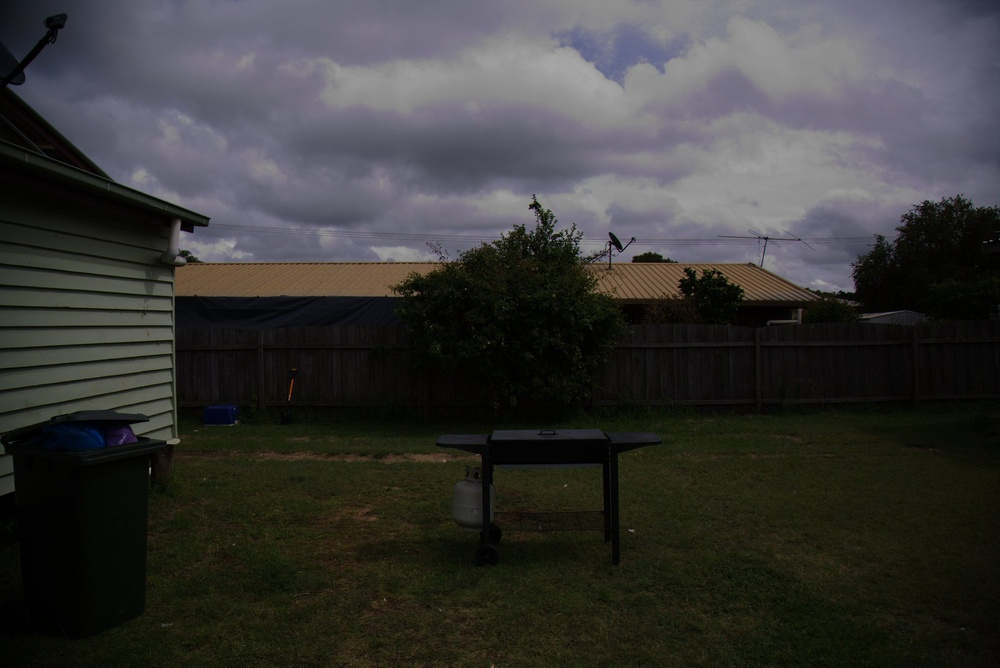
//> input picture Projects/Denoising/photos/image.jpg, 1000 x 668 px, shrunk from 2000 x 1335 before the run
$ ./HM3_CV   (built with g++ and OpenCV 4)
//> lines starting //> are read from the running program, lines starting //| are printed output that depends on the picture
### Projects/Denoising/filter.h
#include <opencv2/core.hpp>
#include <opencv2/highgui.hpp>
#include <opencv2/imgproc.hpp>

// Generic class implementing a filter with the input and output image data and the parameters
class Filter{

// Methods

public:

	// constructor
	// input_img: image to be filtered
	// filter_size : size of the kernel/window of the filter
	Filter(cv::Mat input_img, int filter_size);
	// perform filtering (in base class do nothing, to be reimplemented in the derived filters)
	void doFilter();
	// get the output of the filter
	cv::Mat getResult();

	//set the window size (square window of dimensions size x size)
	void setSize(int size);

	//get the Window Size
	int getSize();

// Data

protected:

	// input image
	cv::Mat input_image;

	// output image (filter result)
	cv::Mat result_image;

	// window size
	int filter_size;


};

// My Filters
class GaussianFilter : public Filter  {
public:
	// place constructor
	GaussianFilter(cv::Mat input_img, int filter_size);
	// re-implement  doFilter()
	void doFilter(int ksize, int sigmaIn);
	// additional parameter: standard deviation (sigma)
	cv::Mat getResult();
	double getSigma();
protected:
	// input image
	cv::Mat input_image;

	// output image (filter result)
	cv::Mat result_image;

	// window size
	int filter_size;

	double sigma;
};


class MedianFilter : public Filter {

public:
	MedianFilter(cv::Mat input_img, int filter_size);
	void doFilter(int ksize);
	cv::Mat getResult();
protected:
	// input image
	cv::Mat input_image;
	// output image (filter result)
	cv::Mat result_image;
	// window size
	int filter_size;
};

class BilateralFilter : public Filter {

public:
	BilateralFilter(cv::Mat input_img, int filter_size);
	void doFilter(int d, int sigmaColor, int sigmaSpace);
	cv::Mat getResult();
protected:
	// input image
	cv::Mat input_image;
	// output image (filter result)
	cv::Mat result_image;
	// window size
	int filter_size;
	int dvalue;
	int sigma_color;
	int sigma_space;
};

### Projects/Denoising/filter.cpp
#include <opencv2/core.hpp>
#include <opencv2/highgui.hpp>
#include <opencv2/imgproc.hpp>
#include "filter.h"

//using namespace cv;

	// constructor
	Filter::Filter(cv::Mat input_img, int size) {

		input_image = input_img;
		if (size % 2 == 0)
			size++;
		filter_size = size;
	}

	// for base class do nothing (in derived classes it performs the corresponding filter)
	// [26 lines left out: functions doFilter, getResult, setSize, getSize, not called in this run]


	// Write your code to implement the Gaussian, median and bilateral filters

	GaussianFilter::GaussianFilter(cv::Mat input_img, int size) : Filter(input_img, size)
	{
		input_image = input_img;
		if (size % 2 == 0)
			size++;
		filter_size = size;
	}


	// re-implement  doFilter()
	// [14 lines left out: functions doFilter, getResult, getSigma, not called in this run]

	MedianFilter::MedianFilter(cv::Mat input_img, int size) : Filter(input_img, size)
	{
		input_image = input_img;
		if (size % 2 == 0)
			size++;
		filter_size = size;
	}
	// re-implement  doFilter()
	// [8 lines left out: functions doFilter, getResult, not called in this run]


	BilateralFilter::BilateralFilter(cv::Mat input_img, int size) : Filter(input_img, size)
	{
		input_image = input_img;
		if (size % 2 == 0)
			size++;
		filter_size = size;
	}
	// re-implement  doFilter()
	// [9 lines left out: functions doFilter, getResult, not called in this run]


### Projects/Denoising/HM3_CV.cpp
#include <opencv2/highgui/highgui.hpp>
#include <opencv2/opencv.hpp>
#include <opencv2/imgproc.hpp>
#include <iostream>
#include <string>
#include "filter.cpp"

using namespace cv;
using namespace std;

void showHistogram(std::vector<cv::Mat>& hists);
void on_trackbarGauss(int, void*);
void on_trackbarMedian(int, void*);
void on_trackbarBilateral(int, void*);


int ksize = 0;
int sigma = 0;
int d = 0;
int sigmaSpace = 0;
int sigmaColor = 0;
GaussianFilter gaussImg(Mat(),0);
MedianFilter medianImg(Mat(), 0);
BilateralFilter bilateralImg(Mat(), 0);

int main()
{

	Mat imageSource = imread(".\\photos\\image.jpg");
//> imageSource is the input picture: 668 rows x 1000 cols, CV_8UC3; mean B, G, R 54.4, 56.1, 56.7

	// testing for other images:
	//Mat imageSource = imread(".\\photos\\overexposed.jpg");
	//Mat imageSource = imread(".\\photos\\lena.png");

	// part 1, Histograms

	Mat splitImage[3];
	split(imageSource, splitImage);
	Mat hist[3];
	Mat histEq[3];
	int histSize = 256;    // bin size
	const int* bins = &histSize;
	float range[] = { 0, 255 };
	const float *ranges[] = { range };
	Mat equalizedSplitImage[3];

	for (int i = 0; i < size(splitImage); i++)
	{
		calcHist(&splitImage[i], 1, 0, Mat(), hist[i], 1, bins, ranges, true, false);
		equalizeHist(splitImage[i], equalizedSplitImage[i]);
		calcHist(&equalizedSplitImage[i], 1, 0, Mat(), histEq[i], 1, bins, ranges, true, false);

	}
//> this loop made 3 passes

	Mat finalImage;
	merge(equalizedSplitImage, 3, finalImage);
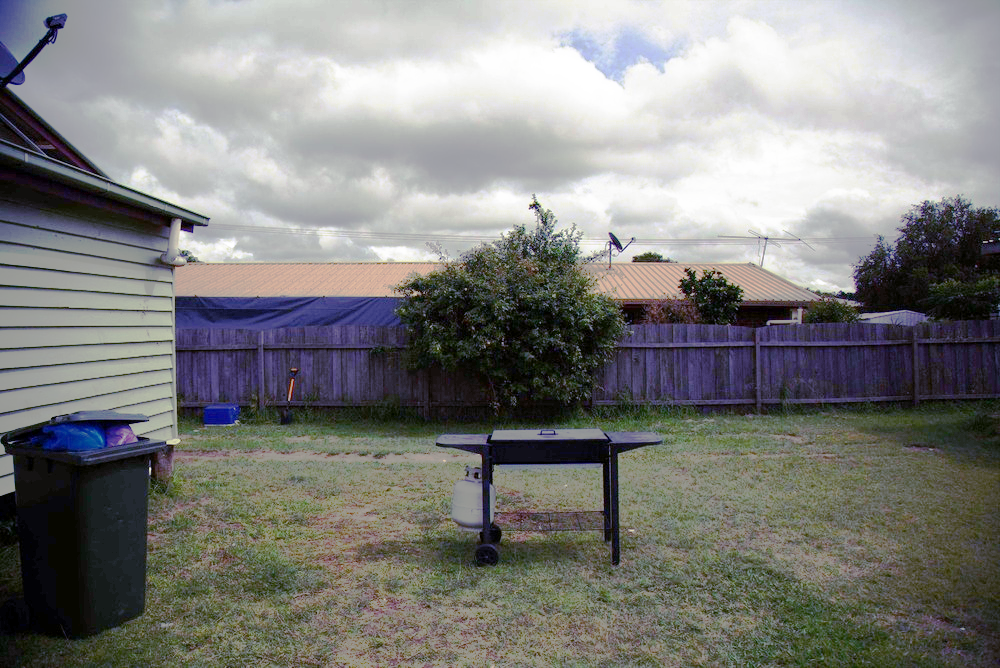
//> finalImage: 668 rows x 1000 cols, CV_8UC3; mean B, G, R 126, 128.5, 128.3

	// show image without modifications
	vector<Mat> histForShow = { hist[0], hist[1], hist[2] };
	showHistogram(histForShow);
//> in showHistogram, `cv::minMaxLoc(hists[0], &min, &hmax[0]);`: min = 0; hmax = [19613, 0, 0]
//> in showHistogram, `cv::minMaxLoc(hists[1], &min, &hmax[1]);`: hmax = [19613, 12571, 0]
//> in showHistogram, `cv::minMaxLoc(hists[2], &min, &hmax[2]);`: hmax = [19613, 12571, 13259]
//> the loop in showHistogram, `for (int i = 0, end = hists.size(); i < end; i++)` made 3 passes
//> after the loop in showHistogram, `for (int i = 0, end = hists.size(); i < end; i++)`:
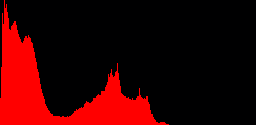
//> canvas[2]: 125 rows x 256 cols, CV_8UC3; mean B, G, R 0.8, 0, 50.8
	namedWindow("showImage", WINDOW_NORMAL);
	imshow("showImage", imageSource);
	waitKey(0);
	// show image with equalized histograms
	vector<Mat> histForShowEq = { histEq[0], histEq[1], histEq[2] };
	showHistogram(histForShowEq);
//> in showHistogram (call 2), `cv::minMaxLoc(hists[0], &min, &hmax[0]);`: hmax = [19613, 0, 0]
//> in showHistogram (call 2), `cv::minMaxLoc(hists[1], &min, &hmax[1]);`: hmax = [19613, 12571, 0]
//> in showHistogram (call 2), `cv::minMaxLoc(hists[2], &min, &hmax[2]);`: hmax = [19613, 12571, 13259]
//> the loop in showHistogram (call 2), `for (int i = 0, end = hists.size(); i < end; i++)` made 3 passes
//> after the loop in showHistogram (call 2), `for (int i = 0, end = hists.size(); i < end; i++)`:
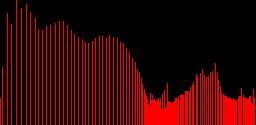
//> canvas[2]: 125 rows x 256 cols, CV_8UC3; mean B, G, R 0.8, 0, 50.6
	imshow("showImage", finalImage);
	waitKey(0);

	// as before, but with the Lab color space
	Mat imageColorLab;   //destination array
	cvtColor(imageSource, imageColorLab, COLOR_BGR2Lab);
//> imageColorLab: 668 rows x 1000 cols, CV_8UC3; mean of channels 0, 1, 2 58.3, 128.1, 129.1
	Mat splitImageLab[3];
	split(imageColorLab, splitImageLab);//split source
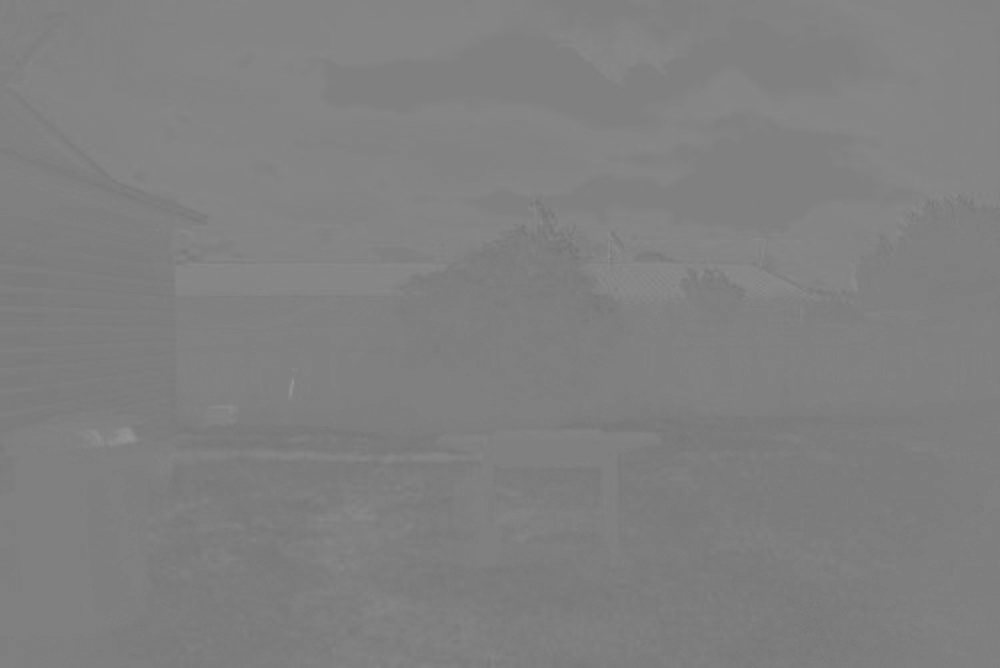
//> splitImageLab[1]: 668 rows x 1000 cols, CV_8UC1; min 116, max 151, mean 128.1
	Mat equalizedSplitImageLab[3];
	Mat histEqLab[3];
	Mat finalImageLab;
	equalizedSplitImageLab[2] = splitImageLab[2];
	equalizedSplitImageLab[1] = splitImageLab[1];
	equalizeHist(splitImageLab[0], equalizedSplitImageLab[0]);
	merge(equalizedSplitImageLab, 3, finalImageLab);
//> finalImageLab: 668 rows x 1000 cols, CV_8UC3; mean of channels 0, 1, 2 128.8, 128.1, 129.1
	Mat finalImageLabBGR;
	cvtColor(finalImageLab, finalImageLabBGR, COLOR_Lab2BGR);
	Mat splitImageLabHisto[3];
	split(finalImageLabBGR, splitImageLabHisto);//split source
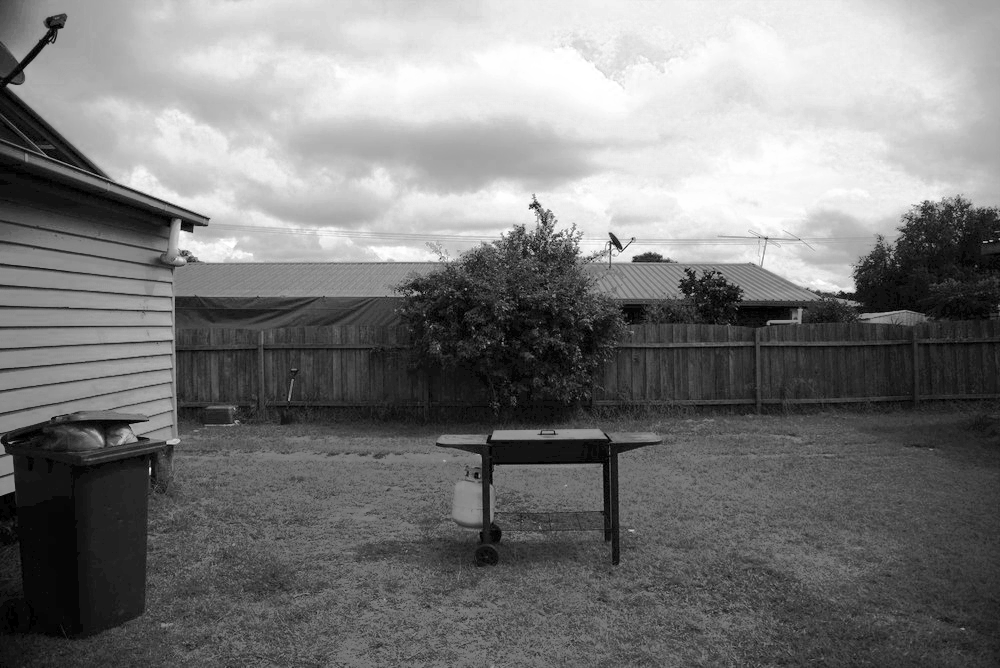
//> splitImageLabHisto[0]: 668 rows x 1000 cols, CV_8UC1; min 0, max 255, mean 122.6

	for (int i = 0; i < size(splitImage); i++)
	{
		calcHist(&splitImageLabHisto[i], 1, 0, Mat(), histEqLab[i], 1, bins, ranges, true, false);
	}
	vector<Mat> histForShowEqLab = { histEqLab[0], histEqLab[1], histEqLab[2] };
	showHistogram(histForShowEqLab);
//> in showHistogram (call 3), `cv::minMaxLoc(hists[0], &min, &hmax[0]);`: hmax = [13078, 0, 0]
//> in showHistogram (call 3), `cv::minMaxLoc(hists[1], &min, &hmax[1]);`: hmax = [13078, 18353, 0]
//> in showHistogram (call 3), `cv::minMaxLoc(hists[2], &min, &hmax[2]);`: hmax = [13078, 18353, 16523]
//> the loop in showHistogram (call 3), `for (int i = 0, end = hists.size(); i < end; i++)` made 3 passes
//> after the loop in showHistogram (call 3), `for (int i = 0, end = hists.size(); i < end; i++)`:
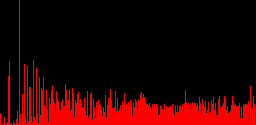
//> canvas[2]: 125 rows x 256 cols, CV_8UC3; mean B, G, R 0.8, 0, 41.2
	// Show the Lab result
	imshow("showImage", finalImageLabBGR);
	waitKey(0);
	destroyAllWindows();

	// part 2
	// Gaussian
	gaussImg = GaussianFilter(finalImageLabBGR.clone(), 2);
	namedWindow("Gauss", WINDOW_NORMAL);
	createTrackbar("kSize", "Gauss", &ksize, 100, on_trackbarGauss);
	createTrackbar("sigma", "Gauss", &sigma, 100, on_trackbarGauss);
	waitKey(0);
	destroyAllWindows();

	// Median
	ksize = 0;
	namedWindow("Median", WINDOW_NORMAL);
	medianImg = MedianFilter(finalImageLabBGR.clone(), 2);
	createTrackbar("kSizeMedian", "Median", &ksize, 100, on_trackbarMedian);
	waitKey(0);
	destroyAllWindows();

	// Bilateral
	Mat imageSourceMorph = finalImageLabBGR.clone();
	namedWindow("Bilateral", WINDOW_NORMAL);
	bilateralImg = BilateralFilter(imageSourceMorph, 2);
	d = 10;
	createTrackbar("sigmaColor", "Bilateral", &sigmaColor, 100, on_trackbarBilateral);
	createTrackbar("sigmaSpace", "Bilateral", &sigmaSpace, 100, on_trackbarBilateral);
	waitKey(0);
	destroyAllWindows();

	// part 3

	Mat imageSourceMorph_result;
	int iterations = 2;

	// erosion
	erode(imageSourceMorph, imageSourceMorph_result, Mat(), Point(-1, -1), iterations, BORDER_CONSTANT, 1);
	namedWindow("showImage", WINDOW_NORMAL);
	imshow("showImage", imageSourceMorph_result);
	waitKey(0);

	// dilatation
	dilate(imageSourceMorph, imageSourceMorph_result, Mat(), Point(-1, -1), iterations, BORDER_CONSTANT, 1);
	namedWindow("showImage", WINDOW_NORMAL);
	imshow("showImage", imageSourceMorph_result);
	waitKey(0);

	// custom filter
	Mat element = getStructuringElement(MORPH_RECT, Size(3, 3));
	morphologyEx(imageSourceMorph, imageSourceMorph_result, MORPH_CLOSE, element, Point(-1, -1), iterations, BORDER_CONSTANT, 1);
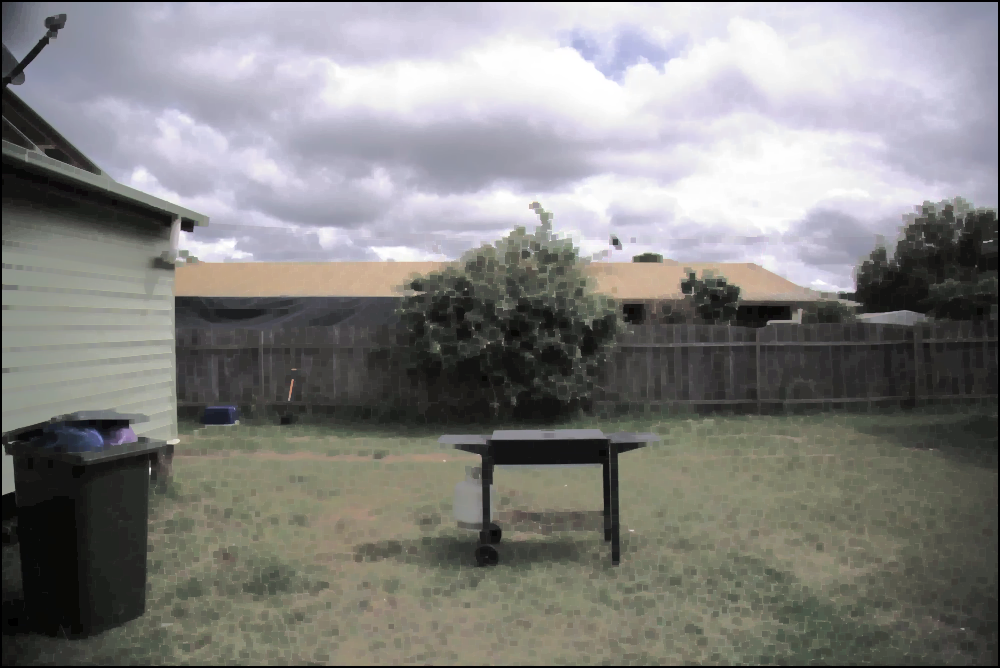
//> imageSourceMorph_result: 668 rows x 1000 cols, CV_8UC3; mean B, G, R 128.8, 130.5, 131.4
	namedWindow("showImage", WINDOW_NORMAL);
	imshow("showImage", imageSourceMorph_result);
	waitKey(0);

}


void showHistogram(std::vector<cv::Mat>& hists)
{
	// Min/Max computation
	double hmax[3] = { 0,0,0 };
	double min;
	cv::minMaxLoc(hists[0], &min, &hmax[0]);
	cv::minMaxLoc(hists[1], &min, &hmax[1]);
	cv::minMaxLoc(hists[2], &min, &hmax[2]);

	std::string wname[3] = { "blue", "green", "red" };
	cv::Scalar colors[3] = { cv::Scalar(255,0,0), cv::Scalar(0,255,0),
							 cv::Scalar(0,0,255) };

	std::vector<cv::Mat> canvas(hists.size());

	// Display each histogram in a canvas
	for (int i = 0, end = hists.size(); i < end; i++)
	{
		canvas[i] = cv::Mat::ones(125, hists[0].rows, CV_8UC3);

		for (int j = 0, rows = canvas[i].rows; j < hists[0].rows - 1; j++)
		{
			cv::line(
				canvas[i],
				cv::Point(j, rows),
				cv::Point(j, rows - (hists[i].at<float>(j) * rows / hmax[i])),
				hists.size() == 1 ? cv::Scalar(200, 200, 200) : colors[i],
				1, 8, 0
			);
		}

		cv::imshow(hists.size() == 1 ? "value" : wname[i], canvas[i]);
	}
}


// [44 lines left out: functions on_trackbarGauss, on_trackbarMedian, on_trackbarBilateral, not called in this run]

$ run again, with Projects/Denoising/photos/countryside.jpg copied over Projects/Denoising/photos/image.jpg
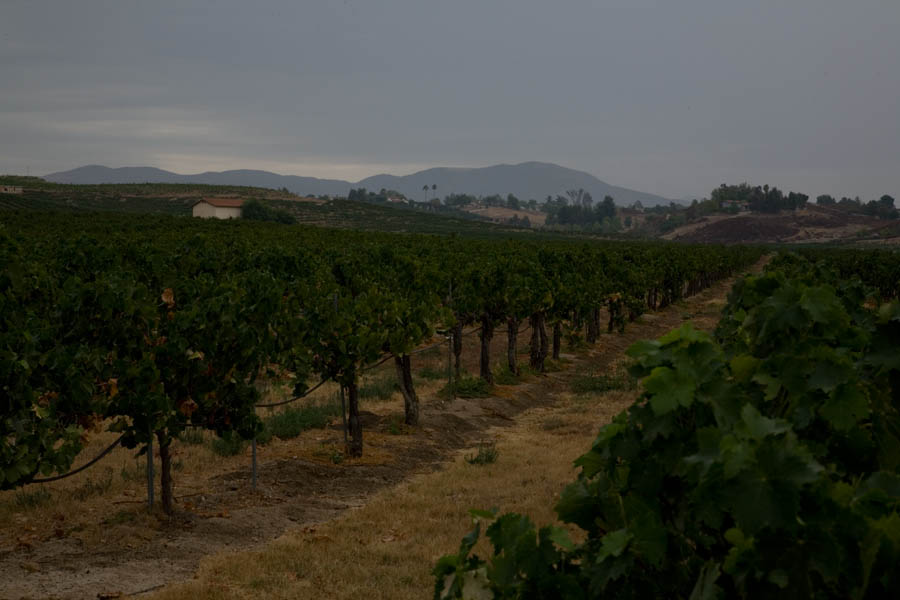
//> input picture Projects/Denoising/photos/countryside.jpg, 900 x 600 px
//> imageSource is the input picture: 600 rows x 900 cols, CV_8UC3; mean B, G, R 51.9, 62.8, 62.3
//> the loop `for (int i = 0; i < size(splitImage); i++)` made 3 passes
//> in showHistogram, `cv::minMaxLoc(hists[0], &min, &hmax[0]);`: min = 0; hmax = [73168, 0, 0]
//> in showHistogram, `cv::minMaxLoc(hists[1], &min, &hmax[1]);`: hmax = [73168, 33874, 0]
//> in showHistogram, `cv::minMaxLoc(hists[2], &min, &hmax[2]);`: hmax = [73168, 33874, 22738]
//> the loop in showHistogram, `for (int i = 0, end = hists.size(); i < end; i++)` made 3 passes
//> in showHistogram (call 2), `cv::minMaxLoc(hists[0], &min, &hmax[0]);`: hmax = [73168, 0, 0]
//> in showHistogram (call 2), `cv::minMaxLoc(hists[1], &min, &hmax[1]);`: hmax = [73168, 33874, 0]
//> in showHistogram (call 2), `cv::minMaxLoc(hists[2], &min, &hmax[2]);`: hmax = [73168, 33874, 22738]
//> the loop in showHistogram (call 2), `for (int i = 0, end = hists.size(); i < end; i++)` made 3 passes
//> after the loop in showHistogram (call 2), `for (int i = 0, end = hists.size(); i < end; i++)`:
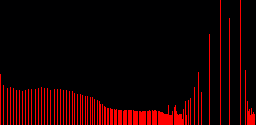
//> canvas[2]: 125 rows x 256 cols, CV_8UC3; mean B, G, R 0.9, 0, 24.1
//> imageColorLab: 600 rows x 900 cols, CV_8UC3; mean of channels 0, 1, 2 65, 126.3, 134.2
//> finalImageLab: 600 rows x 900 cols, CV_8UC3; mean of channels 0, 1, 2 129.2, 126.3, 134.2
//> `morphologyEx(imageSourceMorph, imageSourceMorph_result, MORPH_CLOSE, e..`:
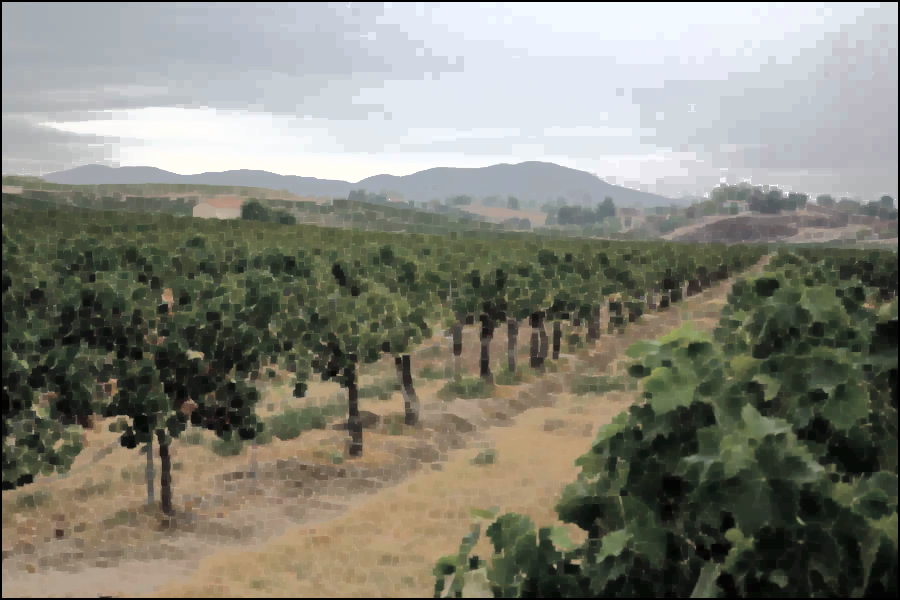
//> imageSourceMorph_result: 600 rows x 900 cols, CV_8UC3; mean B, G, R 119.4, 130.7, 130.9
